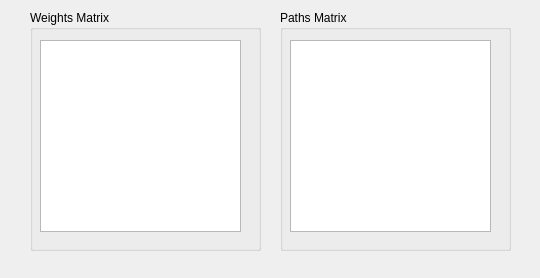
<?xml version="1.0" encoding="UTF-8"?>
<ui version="4.0">
 <class>FloydWarshall</class>
 <widget class="QWidget" name="FloydWarshall">
  <property name="geometry">
   <rect>
    <x>0</x>
    <y>0</y>
    <width>540</width>
    <height>278</height>
   </rect>
  </property>
  <property name="windowTitle">
   <string>Floyd - Warshall Results</string>
  </property>
  <widget class="QGroupBox" name="groupBox">
   <property name="geometry">
    <rect>
     <x>30</x>
     <y>10</y>
     <width>231</width>
     <height>241</height>
    </rect>
   </property>
   <property name="title">
    <string>Weights Matrix</string>
   </property>
   <widget class="QTextBrowser" name="WeightsMatrix">
    <property name="geometry">
     <rect>
      <x>10</x>
      <y>30</y>
      <width>201</width>
      <height>192</height>
     </rect>
    </property>
   </widget>
  </widget>
  <widget class="QGroupBox" name="groupBox_2">
   <property name="geometry">
    <rect>
     <x>280</x>
     <y>10</y>
     <width>231</width>
     <height>241</height>
    </rect>
   </property>
   <property name="title">
    <string>Paths Matrix</string>
   </property>
   <widget class="QTextBrowser" name="PathsMatrix">
    <property name="geometry">
     <rect>
      <x>10</x>
      <y>30</y>
      <width>201</width>
      <height>192</height>
     </rect>
    </property>
   </widget>
  </widget>
 </widget>
 <resources/>
 <connections/>
</ui>
